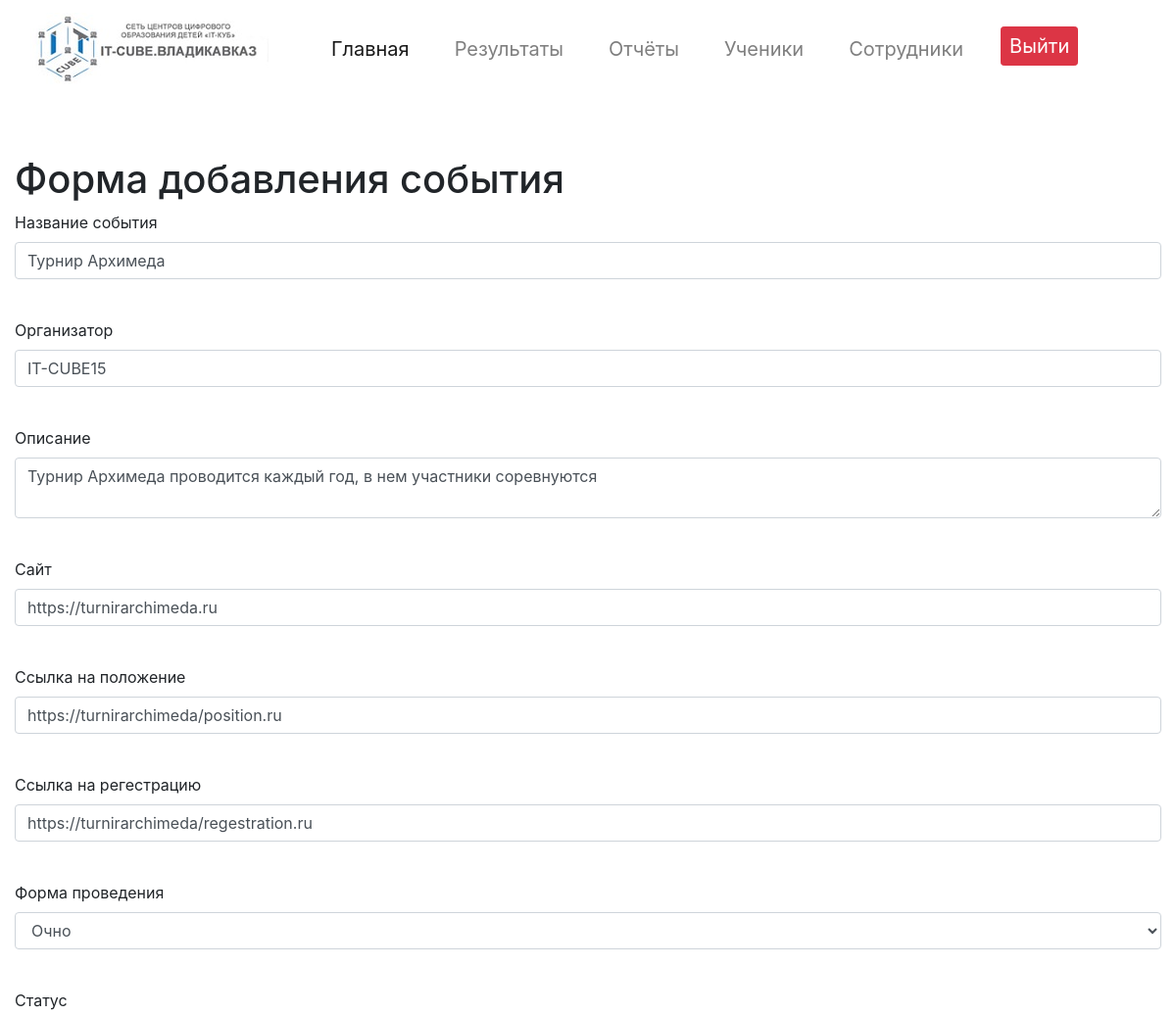
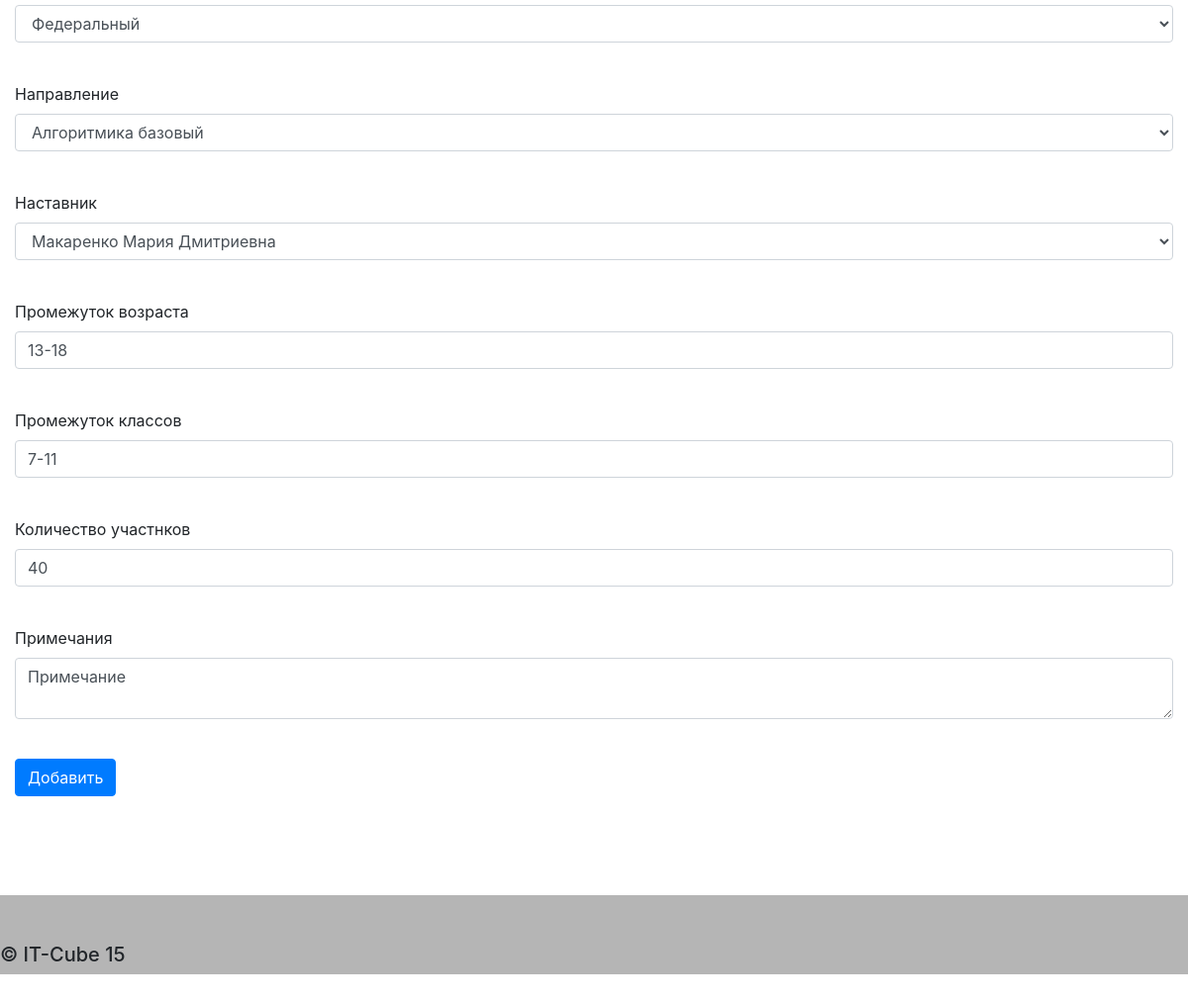
The app's page /event/10 (signed in) with its own data (2 pictures, top to bottom).
### data/event.py (models this page shows)
class Event(SqlAlchemyBase, UserMixin, SerializerMixin):
    __tablename__ = 'Event'
    id = sqlalchemy.Column(sqlalchemy.Integer,
                           primary_key=True, autoincrement=True)
    Name_of_event = sqlalchemy.Column(sqlalchemy.String, nullable=True)
    Organizer = sqlalchemy.Column(sqlalchemy.String, nullable=True)
    Description = sqlalchemy.Column(sqlalchemy.Text)
    Website = sqlalchemy.Column(sqlalchemy.String, nullable=True)
    Link_to_position = sqlalchemy.Column(sqlalchemy.String, nullable=True)
    Link_to_regestration = sqlalchemy.Column(sqlalchemy.String, nullable=True)
    Form_of_holding = sqlalchemy.Column(sqlalchemy.Integer, sqlalchemy.ForeignKey("Form_of_holding.id"), nullable=True)
    Status = sqlalchemy.Column(sqlalchemy.Integer, sqlalchemy.ForeignKey("Status.id"), nullable=True)
    Direction = sqlalchemy.Column(sqlalchemy.Integer, sqlalchemy.ForeignKey("Directions.id"), nullable=True)
    Age = sqlalchemy.Column(sqlalchemy.String, nullable=True)
    Class = sqlalchemy.Column(sqlalchemy.String, nullable=True)
    Note = sqlalchemy.Column(sqlalchemy.Text)
    Number_of_participants = sqlalchemy.Column(sqlalchemy.Integer, nullable=True)
    direction = orm.relation('Directions')
    participation_employees = orm.relation("Participation_employees", back_populates='event')
    stage_events = orm.relation("Stages_Events", back_populates='event')

### main.py (the view, shortened to what this page needs)
@app.route("/event/<int:id>", methods=['GET', 'POST'])
@login_required
def event(id):
    form = AddEventForm()
    if request.method == "GET":
        db_sess = db_session.create_session()
        event = db_sess.query(Event).filter(Event.id == id).first()
        employer_id = db_sess.query(Participation_employees).filter(
            Participation_employees.Id_event == event.id).first().Id_employer
        employer = db_sess.query(Employees).filter(Employees.id == employer_id).first()
        if event:
            form.Name_of_event.data = event.Name_of_event
            form.Organizer.data = event.Organizer
            form.Description.data = event.Description
            form.Website.data = event.Website
            form.Link_to_position.data = event.Link_to_position
            form.Link_to_regestration.data = event.Link_to_regestration
            form.Form_of_holding.data = event.Form_of_holding
            form.Status.data = event.Status
            form.Direction.data = event.Direction
            form.Employer.data = employer.FIO
            form.Age.data = event.Age
            form.Class.data = event.Class
            form.Note.data = event.Note
            form.Number_of_participants.data = event.Number_of_participants
        else:
            abort(404)
    return render_template('event.html',
                           title='Редактирование события',
                           form=form
                           )

### data/db_session.py (called while the page is built)
def create_session() -> Session:
    global __factory
    return __factory()

### main.py (called while the page is built)
@login_manager.user_loader
def load_user(user_id):
    db_sess = db_session.create_session()
    return db_sess.query(Employees).get(user_id)

### templates/event.html (shortened to what this page needs)
{% extends "base.html" %}
{% block content %}
<h1>Форма добавления события</h1>
<form action="" method="post" enctype="multipart/form-data">
    <p>
        {{ form.Name_of_event.label }}<br>
        {{ form.Name_of_event(class="form-control") }}<br>
    </p>
    <p>
        {{ form.Organizer.label }}<br>
        {{ form.Organizer(class="form-control") }}<br>
    </p>
    <p>
        {{ form.Description.label }}<br>
        {{ form.Description(class="form-control") }}<br>
    </p>
    <p>
        {{ form.Website.label }}<br>
        {{ form.Website(class="form-control") }}<br>
    </p>
    <p>
        {{ form.Link_to_position.label }}<br>
        {{ form.Link_to_position(class="form-control") }}<br>
    </p>
    <p>
        {{ form.Link_to_regestration.label }}<br>
        {{ form.Link_to_regestration(class="form-control") }}<br>
    </p>
    <p>
        {{ form.Form_of_holding.label }}<br>
        {{ form.Form_of_holding(class="form-control") }}<br>
    </p>
    <p>
        {{ form.Status.label }}<br>
        {{ form.Status(class="form-control") }}<br>
    </p>
    <p>
        {{ form.Direction.label }}<br>
        {{ form.Direction(class="form-control") }}<br>
    </p>
    <p>
        {{ form.Employer.label }}<br>
        {{ form.Employer(class="form-control") }}<br>
    </p>
    <p>
        {{ form.Age.label }}<br>
        {{ form.Age(class="form-control") }}<br>
    </p>
    <p>
        {{ form.Class.label }}<br>
        {{ form.Class(class="form-control") }}<br>
    </p>
    <p>
        {{ form.Number_of_participants.label }}<br>
        {{ form.Number_of_participants(class="form-control") }}<br>
    </p>
    <p>
        {{ form.Note.label }}<br>
        {{ form.Note(class="form-control") }}<br>
    </p>
    <p>{{ form.submit(type="submit", class="btn btn-primary") }}</p>
</form>
{% endblock %}

### templates/base.html (shortened to what this page needs)
<!doctype html>
<html lang="en">
<head>
    <link rel="stylesheet"
          href="https://stackpath.bootstrapcdn.com/bootstrap/4.4.1/css/bootstrap.min.css"
>
    <link rel="stylesheet" type="text/css" href="static/css/style.css"/>
</head>
<body>
<header>
    <nav class="navbar sticky-top navbar-expand-md navbar-light">
        <div class="container-fluid">
            <a class="navbar-brand" href="/"><img src="static/img/logo.jpg" alt="логотип" class="img-fluid"></a>
            <div class="collapse navbar-collapse" id="navbarSupportedContent">
                <ul class="navbar-nav">
                    <li class="nav-item">
                        <a class="nav-link active" href="/">Главная</a>
                    </li>
                    <li class="nav-item">
                        <a class="nav-link" href="/results_event">Результаты</a>
                    </li>
                    <li class="nav-item">
                        <a class="nav-link" href="/reports">Отчёты</a>
                    </li>
                    <li class="nav-item">
                        <a class="nav-link" href="/students">Ученики</a>
                    </li>
                    <li class="nav-item">
                        <a class="nav-link" href="/employees">Сотрудники</a>
                    </li>
                    {% if not current_user.is_authenticated %}
                    <li class="nav-item btn_not">
                        <a class="btn btn-primary btn-input btn-sm" href="/register">Зарегистрироваться</a>
                    </li>
                    <li class="nav-item btn_not">
                        <a class="btn btn-success btn-input btn-sm" href="/login">Войти</a>
                    </li>
                    {% else %}
                    <li class="nav-item">
                        <a class="btn btn-danger btn-input btn-sm" href="/logout">Выйти</a>
                    </li>
                    {% endif %}
                </ul>
            </div>
        </div>
    </nav>
</header>
<main role="main" class="container-fluid">
    {% block content %} {% endblock %}
</main>
<footer class="pt-2 my-md-5 pt-md-5">
    <div class="row">
        <div class="col-12 col-md">
            <h5>© IT-Cube 15</h5>
        </div>
    </div>
</footer>
</body>

### static/css/style.css (style rules this page uses)
.btn-input { font-size: 20px; }
.nav-item:not(.btn_not) { font-size: 20px; }
.nav-item, .btn_not { padding-right: 30px; }
main { margin-top: 60px; margin-bottom: 100px; }
footer { background-color: #b5b5b5; }
.navbar-brand { padding-right: 40px; }

### records on screen
Event: Name_of_event "Турнир Архимеда", Organizer "IT-CUBE15", Description "Турнир Архимеда проводится каждый год, в нем участники соревнуются", Website "https://turnirarchimeda.ru", Link_to_position "https://turnirarchimeda/position.ru", Link_to_regestration "https://turnirarchimeda/regestration.ru", Form_of_holding "Очно", Status "Федеральный", Direction "Алгоритмика базовый", Age "13-18", Class "7-11", Number_of_participants "40", Note "Примечание"
